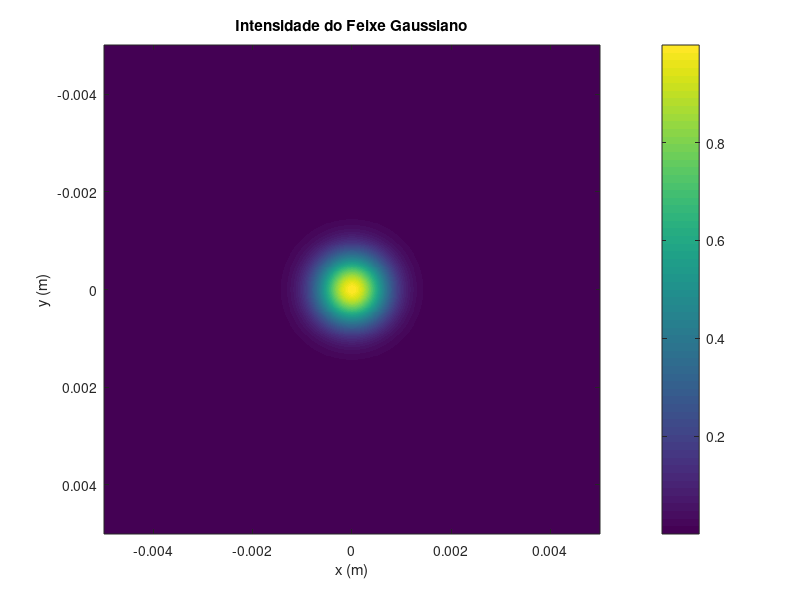

This figure's MATLAB source: (Note: this script raises an error after producing the figure.)
% Parâmetros do feixe
lambda = 632.8e-9; % Comprimento de onda em metros
w0 = 1e-3; % Raio do feixe no waist (cintura) em metros
z = 0.1; % Distância de propagação em metros

% Coordenadas transversais
x = linspace(-5e-3, 5e-3, 1000);
y = x;
[X, Y] = meshgrid(x, y);
r = sqrt(X.^2 + Y.^2);

% Cálculo do campo do feixe Gaussiano
k = 2*pi/lambda; % Número de onda
zR = pi*w0^2/lambda; % Raio de curvatura de Rayleigh
wz = w0*sqrt(1+(z/zR)^2); % Raio do feixe em z
Rz = z*(1+(zR/z)^2); % Raio de curvatura da frente de onda em z
phi = atan(z/zR); % Fase de Gouy
E = (w0/wz)*exp(-r.^2/wz^2).*exp(-1i*(k*z + k*r.^2/(2*Rz) - phi));

% Visualização do feixe Gaussiano
figure(1);
imagesc(x, y, abs(E).^2);
title('Intensidade do Feixe Gaussiano');
xlabel('x (m)');
ylabel('y (m)');
colorbar;

% Parâmetros do feixe Laguerre-Gaussiano
l = 3; % Ordem azimutal
p = 2; % Ordem radial

% Cálculo do campo do feixe Laguerre-Gauss
rho = sqrt(X.^2 + Y.^2);
theta = atan2(Y,X);
Lpl = @(p,l,rho) ((rho.^l).*exp(-rho.^2/2).*fastLaguerre(p,l,rho.^2)); % Polinômio de Laguerre generalizado
E_LG = (w0./wz).*rho.^l .* Lpl(p,l,2*rho.^2/wz^2) .* exp(-1i*l*theta) .* exp(-rho.^2./wz.^2) .* exp(-1i*k*z - 1i*k*rho.^2/(2*Rz) + 1i*l*phi);

% Visualização do feixe Laguerre-Gauss
figure(2);
imagesc(x, y, abs(E_LG).^2);
title('Intensidade do Feixe Laguerre-Gauss');
xlabel('x (m)');
ylabel('y (m)');
colorbar;
%%
% Parâmetros do feixe Hermite-Gaussiano
lambda = 632.8e-9; % Comprimento de onda do feixe (em metros)
w0 = 1e-3; % Raio da cintura do feixe no plano z=0 (em metros)
z = 0; % Posição ao longo do eixo z (em metros)
n_ref = 1; % Índice de refração do meio
k = 2*pi*n_ref/lambda; % Número de onda

% Parâmetros dos polinômios de Hermite-Gauss
m = 0; % Ordem do polinômio de Hermite (modo transversal)
n = 0; % Ordem do polinômio de Hermite (modo transversal)

% Grade de coordenadas transversais
x = linspace(-5*w0, 5*w0, 100);
y = linspace(-5*w0, 5*w0, 100);
[X, Y] = meshgrid(x, y);

% Raio do feixe em z
wz = w0 * sqrt(1 + (lambda*z/(pi*w0^2))^2);

% Curvatura da frente de onda em z
Rz = z * (1 + (pi*w0^2/(lambda*z))^2);

% Fase Gouy em z
Xi = atan(z * lambda/(pi*w0^2));

% Campo elétrico do feixe Hermite-Gaussiano
E = ((w0/wz) * exp(-((X.^2+Y.^2)/wz^2)) .* ...
     polyval(hermiteH(m, sqrt(2)*X/wz), sqrt(2)*X/wz).' .* ...
     polyval(hermiteH(n, sqrt(2)*Y/wz), sqrt(2)*Y/wz) .* ...
     exp(-1i*k*z - 1i*k*(X.^2+Y.^2)/(2*Rz) + 1i*(m+n+1)*Xi));

% Intensidade do feixe
I = abs(E).^2;

% Plot da intensidade do feixe
figure(3);
imagesc(x, y, I);
colormap('hot');
colorbar;
xlabel('x (m)');
ylabel('y (m)');
title('Intensidade do Feixe Hermite-Gaussiano');
